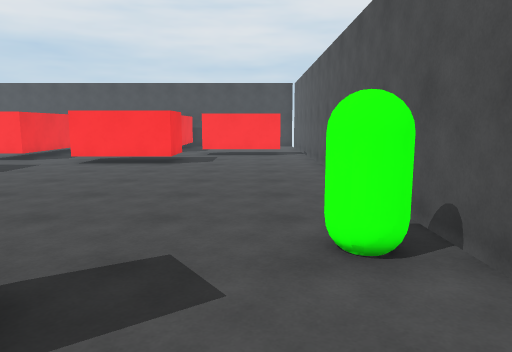
view 1 (above)

24 first-person views from a walk through a 3-D level made in the Unity game engine. The camera is 1.5 m above the floor, tilts 8° down and sees 70° across. The floor is counted in squares, 1 m on a side. Each view is taken from the middle of a square. On the plan, view 1 faces up. The plan holds only what a view shows up to about 16 squares ahead; the rest is blank. The place goes on beyond the plan. The player is left out.

view 2
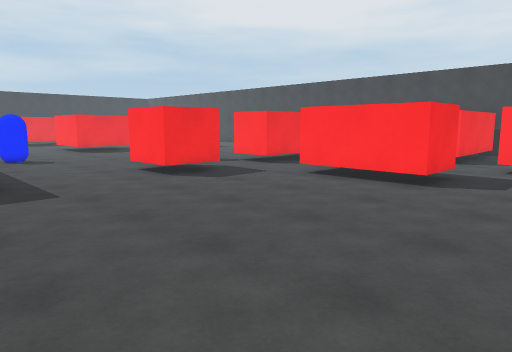

view 3
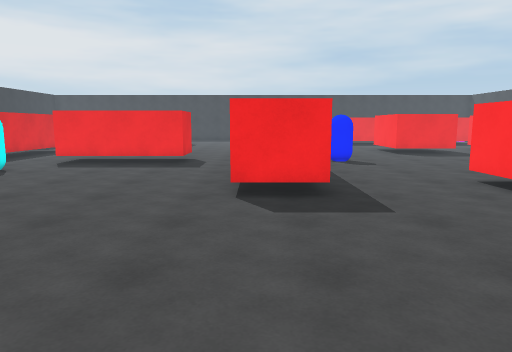

view 4
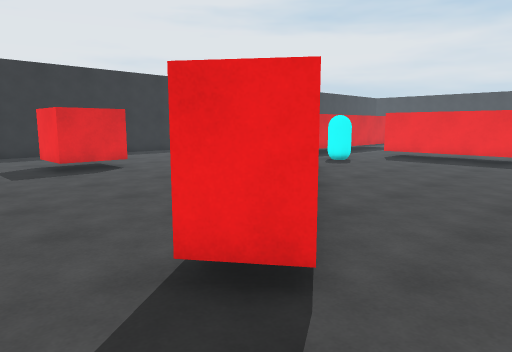

view 5
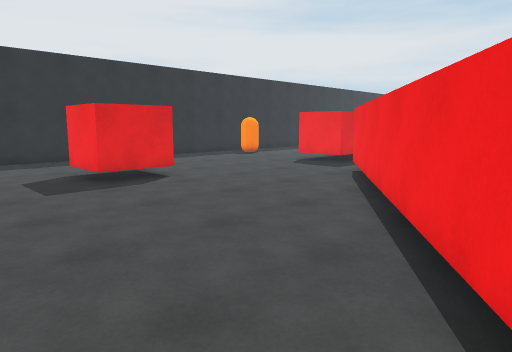

view 6
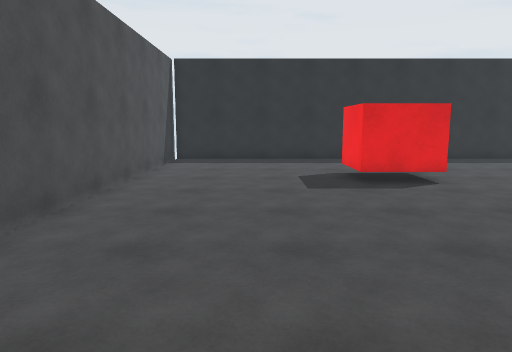

view 7
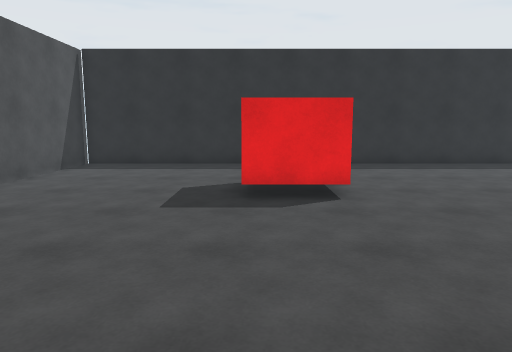

view 8
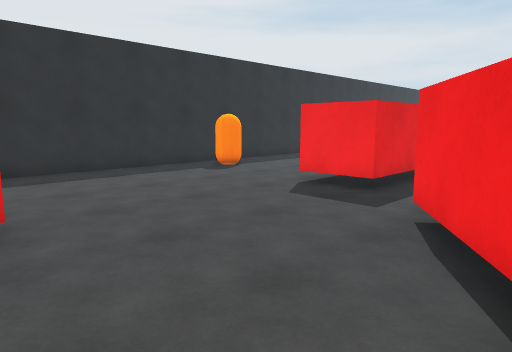

view 9
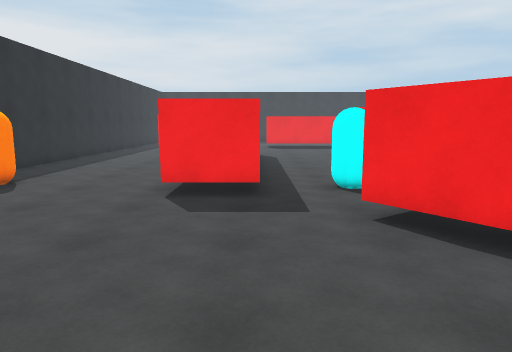

view 10
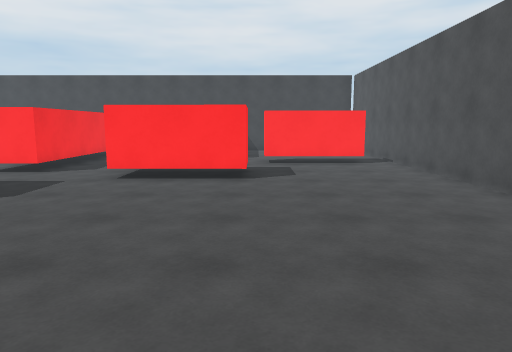

view 11
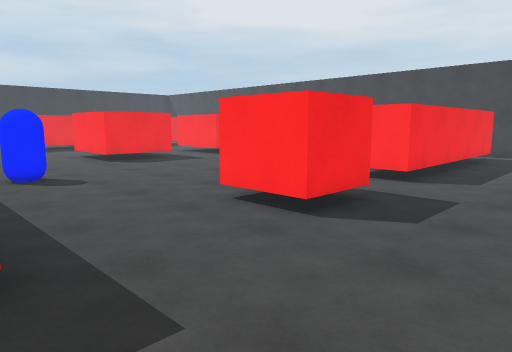

view 12
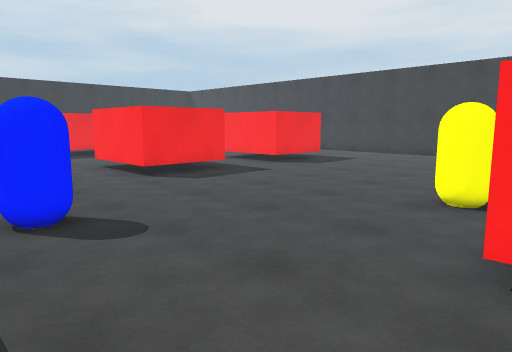

view 13
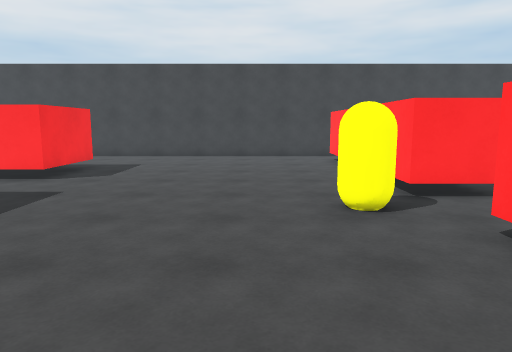

view 14
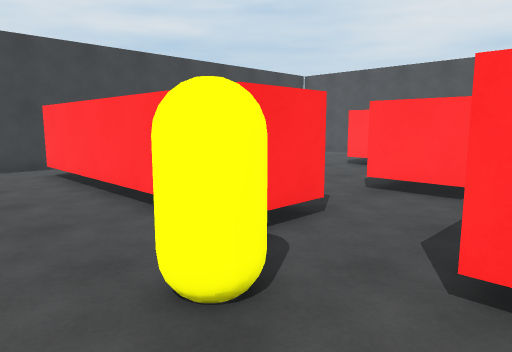

view 15
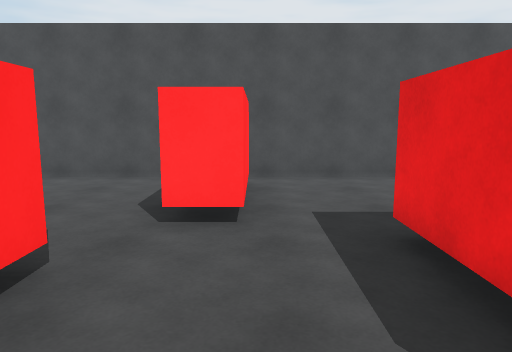

view 16
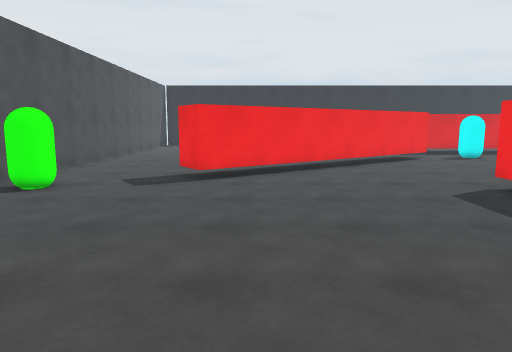

view 17
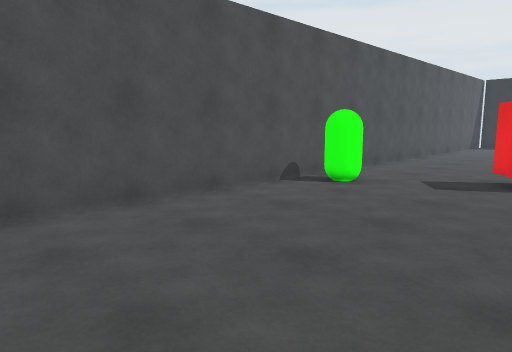

view 18
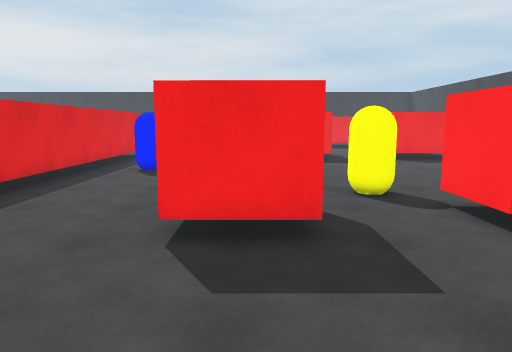

view 19
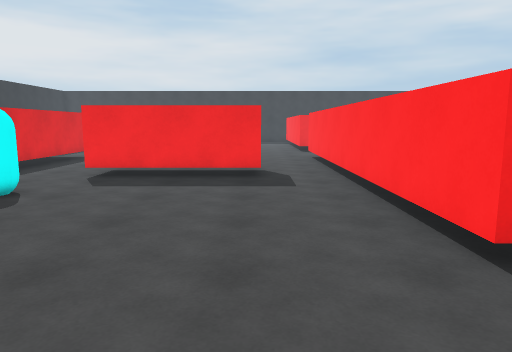

view 20
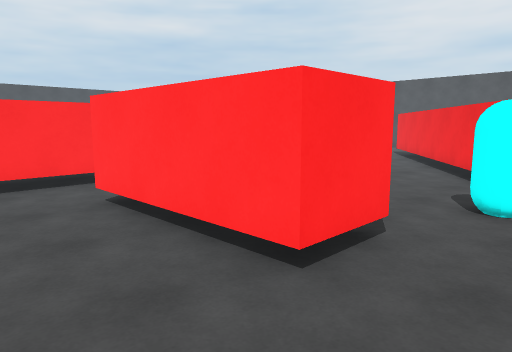

view 21
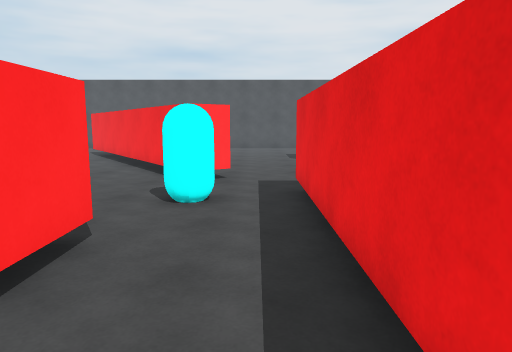

view 22
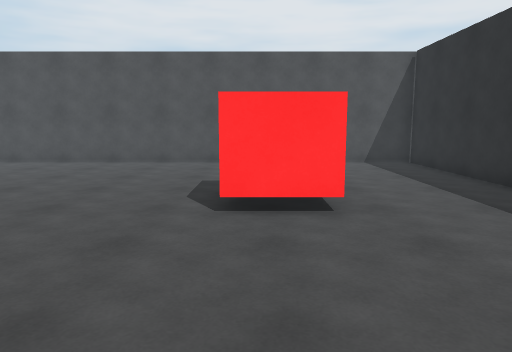

view 23
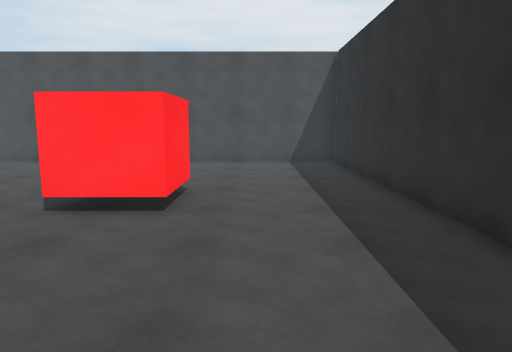

view 24
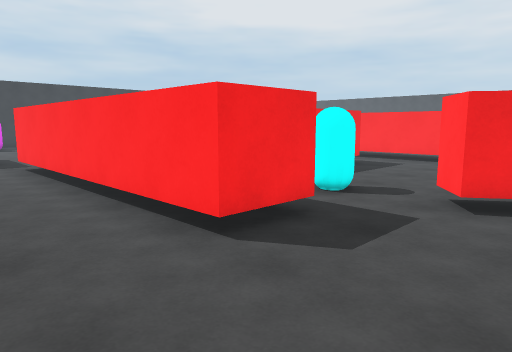

### Floor plan
Points are (right, up) in squares from view 1. A wall is a line through its corners. A room is listed if a view was taken in it or the views show most of it. See-through windows are left out.
Room 1 (views 1, 2, 3, 4, 5, 6, 7, 8, 9, 10, 11, 12, 13, 14, 16, 17, 18, 19, 20, 21, 22, 23, 24)
walls: (-9.6, 6.6) (-9.6, 4.5) (-21.5, 4.5); (-16.3, 2.2) (-16.3, -2.9) (-18.3, -2.9) (-18.3, 2.2) (-16.3, 2.2); (-2.5, 1.7) (-10.8, -4.3) (-11.6, -3.2) (-2.5, 3.2) (-1.7, 2.2); (-21.1, 6.6) (-12.6, 6.6); (-9.9, 16.5) (-9.9, 15.5) (-11.8, 15.5) (-11.8, 23.9); (-21.5, -5.9) (-12.7, -5.9) (-12.7, -8) (-21.5, -8); (-3.3, 16.2) (-3.3, 14.1) (-7.1, 14.1) (-7.1, 16.3); (-20.8, 15.4) (-20.8, 12.2) (-21.5, 12.2); (-14.8, -14.1) (2.5, -14.1); (1.2, 18.2) (-2.7, 18.2); (-21.1, -14.1) (-17.2, -14.1); (-20.8, 21) (-20.8, 17.9) (-21.5, 17.9); (2.6, -14.5) (2.6, 17.4)
ways out: opening at (-8.5, 16) to room 2; opening at (-2, 17) to room 2; opening at (2, 18.5)
objects: blue capsule (-18, 8) to (-17, 9); capsule (-15, -13) to (-14, -12); cyan capsule (-14, -4) to (-13, -3); yellow capsule (-13, 14) to (-13, 15); red block (-12, 11) to (-10, 13); red block (-6, -9) to (-4, -8); green capsule (1, 4) to (2, 5)
Room 2 (view 15)
walls: (-4.3, 20.2) (-5.1, 20.2); (-5.5, 16.2) (-3.3, 16.2); (-2.7, 18.2) (-2.7, 19.5); (-9.9, 23.9) (-9.9, 16.5)
ways out: opening at (-8.5, 16) to room 1; opening at (-2, 17) to room 1; opening at (-3.5, 20)

Positions as (right, up) in squares from view 1, and headings:
1: (0, 0), facing up
2: (0, 5), facing up-left
3: (-2, 5), facing left
4: (0, 5), facing down-left
5: (0, 2), facing down-left
6: (-1, 2), facing down
7: (-4, 0), facing down
8: (-5, -2), facing down-left
9: (-5, -6), facing left
10: (-3, 4), facing up
11: (-6, 6), facing up-left
12: (-11, 7), facing up-left
13: (-15, 8), facing up
14: (-15, 12), facing up-right
15: (-8, 18), facing right
16: (-4, 13), facing down
17: (-4, 13), facing down-right
18: (-5, 12), facing left
19: (-6, 2), facing left
20: (-21, -5), facing up-right
21: (-21, -5), facing right
22: (-12, -8), facing right
23: (-12, -11), facing right
24: (-9, -11), facing up-left
